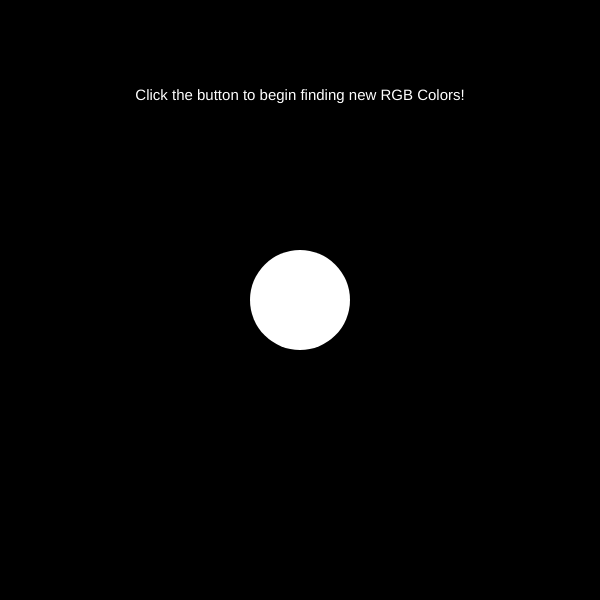
Frame 1 (no input)
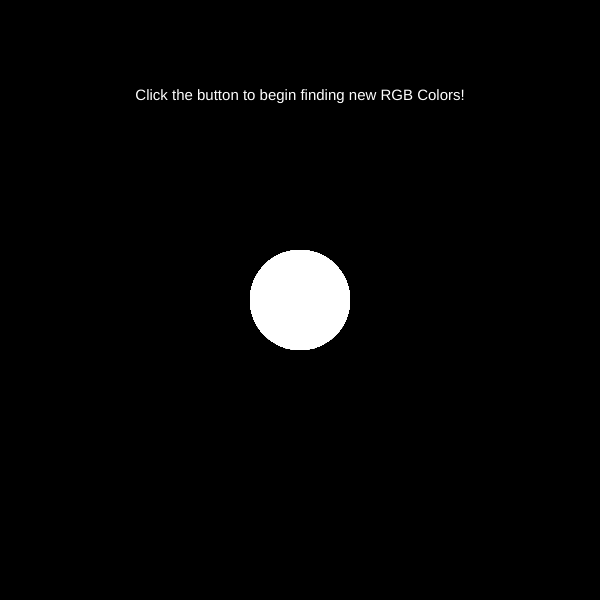
Frame 60 (no input)
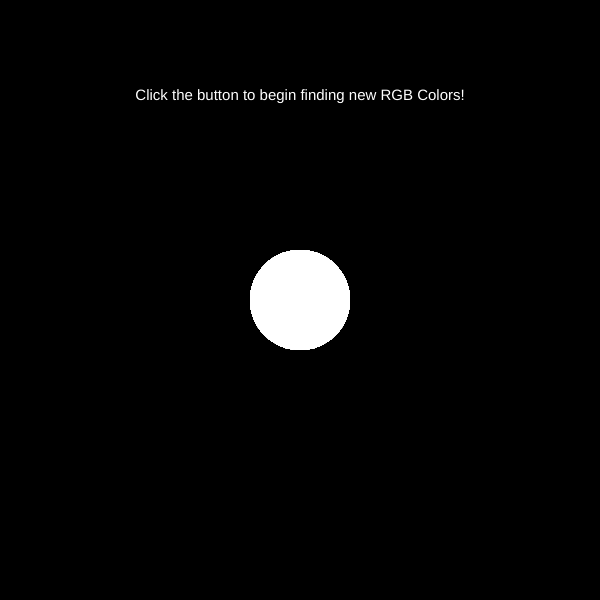
Frame 120 (the mouse pressed at the canvas centre since frame 60)

The p5.js sketch that drew these frames (run headless with seeded random() and noise() and a simulated clock; from frame 60 on, the mouse is pressed at the canvas centre):

// p5.js sketch
// ── sketch.js
var distance;
var red;
var green;
var blue;
var hasBegun = false;

function setup() {
  createCanvas(600,600);
  background(0);
  textSize(15);
  fill(255);
  textAlign(CENTER);
  text("Click the button to begin finding new RGB Colors!", width/2, height/2 - 200);
}

function draw() {
  distance = dist(width/2, height/2, mouseX, mouseY);
  var thisText = "Red: " + red + " Green: " + green + " Blue: " + blue;
  if(hasBegun){
    textAlign(CENTER);
    text(thisText, width/2, height/2 - 200);
  }
  fill(255);
  noStroke();
  ellipse(width/2, height/2, 100,100);
}

function mousePressed(){
  if (!hasBegun && distance <= 50){
    hasBegun = true;
  }
  if (distance <= 50){
    red = floor(random(0,255));
    green = floor(random(0,255));
    blue = floor(random(0,255));
    background(this.red, this.green, this.blue);
  }

}
